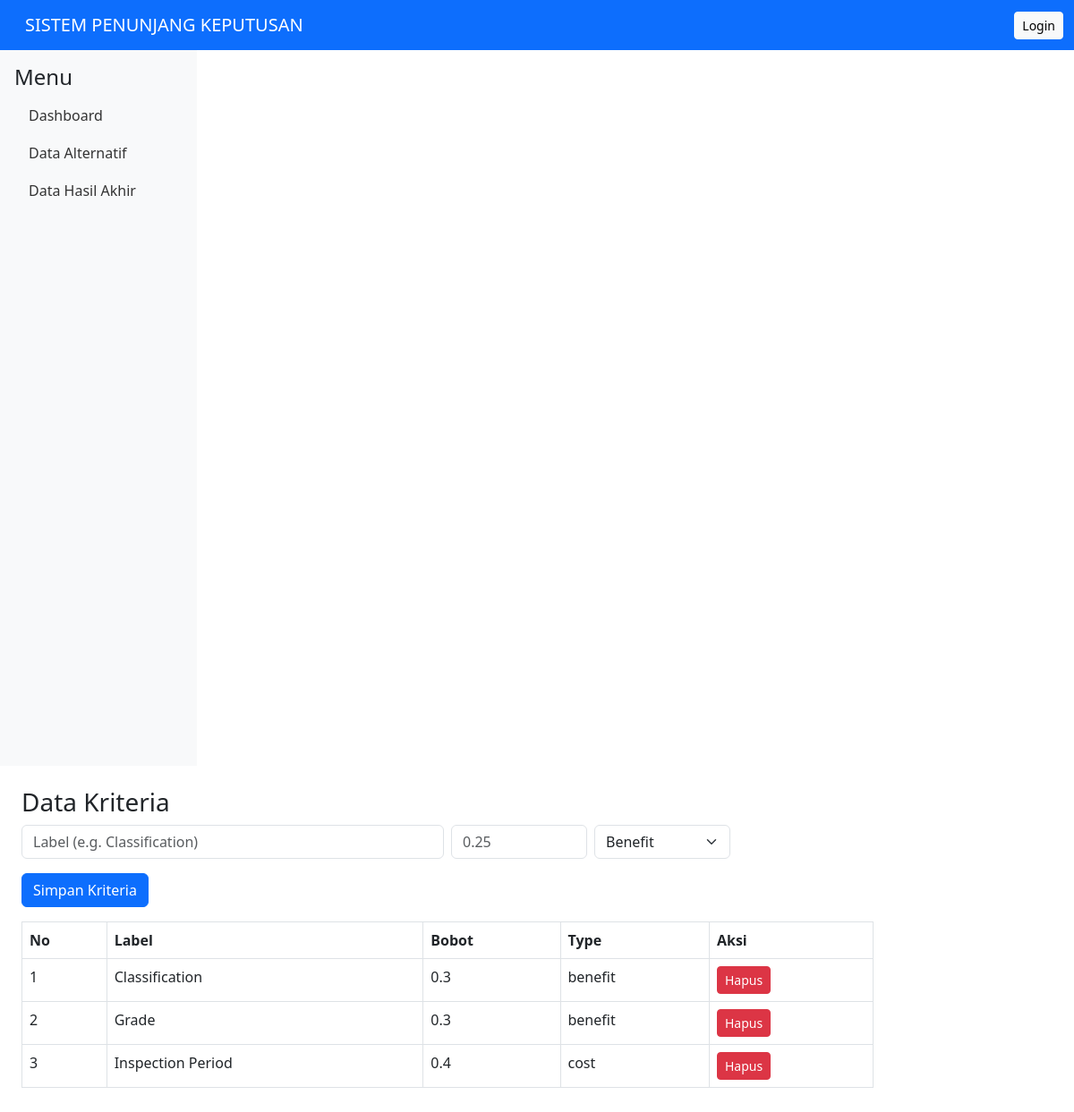
/pages/data_kriteria.php, run on the app's committed database.
### tables this page shows
CREATE TABLE `criteria_weight` (
  `id_criteria` int(11) NOT NULL,
  `criteria_name` varchar(50) NOT NULL,
  `weight` float NOT NULL,
  `type` enum('benefit','cost') NOT NULL
);

### pages/data_kriteria.php (the view, shortened to what this page needs)
<?php
include('../config/db.php');
include('../includes/header.php');
include('../includes/sidebar.php');
?>
<h3>Data Kriteria</h3>
<form method="post" action="../process/insert_kriteria.php" class="row g-2 mb-3">
  <div class="col-md-6"><input name="criteria_name" class="form-control" placeholder="Label (e.g. Classification)" required></div>
  <div class="col-md-2"><input name="weight" step="0.01" type="number" class="form-control" placeholder="0.25" required></div>
  <div class="col-md-2">
    <select name="type" class="form-select">
      <option value="benefit">Benefit</option>
    </select>
  </div>
  <div class="col-12"><button class="btn btn-primary mt-2">Simpan Kriteria</button></div>
</form>
<table class="table table-bordered">
  <thead><tr><th>No</th><th>Label</th><th>Bobot</th><th>Type</th><th>Aksi</th></tr></thead>
  <tbody>
    <?php
    $q = $koneksi->query("SELECT * FROM criteria_weight");
    $no = 1;
    while($r = $q->fetch_assoc()){
      echo "<tr><td>{$no}</td><td>{$r['criteria_name']}</td><td>{$r['weight']}</td><td>{$r['type']}</td>";
      echo "<td><a href='../process/delete_kriteria.php?id={$r['id_criteria']}' class='btn btn-danger btn-sm' onclick='return confirm(\"Yakin ingin menghapus data ini?\")'>Hapus</a></td></tr>";
      $no++;
    }
    ?>
  </tbody>
</table>
<?php include('../includes/footer.php'); ?>

### includes/header.php (style rules this page uses)
body { padding-top: 56px; }

### data on the page
criteria_weight: criteria_name "Classification", weight "0.3", type "benefit"
criteria_weight: criteria_name "Grade", weight "0.3", type "benefit"
criteria_weight: criteria_name "Inspection Period", weight "0.4", type "cost"
